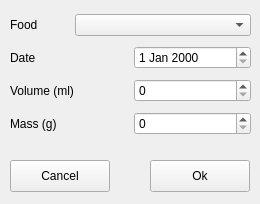
<?xml version="1.0" encoding="UTF-8"?>
<ui version="4.0">
 <class>AddEntryWidget</class>
 <widget class="QWidget" name="AddEntryWidget">
  <property name="geometry">
   <rect>
    <x>0</x>
    <y>0</y>
    <width>260</width>
    <height>204</height>
   </rect>
  </property>
  <property name="windowTitle">
   <string>Form</string>
  </property>
  <widget class="QWidget" name="verticalLayoutWidget">
   <property name="geometry">
    <rect>
     <x>10</x>
     <y>10</y>
     <width>241</width>
     <height>133</height>
    </rect>
   </property>
   <layout class="QVBoxLayout" name="verticalLayout">
    <item>
     <layout class="QHBoxLayout" name="horizontalLayout_3" stretch="1,3">
      <item>
       <widget class="QLabel" name="lblFood">
        <property name="text">
         <string>Food</string>
        </property>
       </widget>
      </item>
      <item>
       <widget class="QComboBox" name="cbFood"/>
      </item>
     </layout>
    </item>
    <item>
     <layout class="QHBoxLayout" name="horizontalLayout_4">
      <item>
       <widget class="QLabel" name="lblDate">
        <property name="text">
         <string>Date</string>
        </property>
       </widget>
      </item>
      <item>
       <widget class="QDateEdit" name="editDate"/>
      </item>
     </layout>
    </item>
    <item>
     <layout class="QHBoxLayout" name="horizontalLayout_5">
      <item>
       <widget class="QLabel" name="lblVolume">
        <property name="text">
         <string>Volume (ml)</string>
        </property>
       </widget>
      </item>
      <item>
       <widget class="QSpinBox" name="spinVolume"/>
      </item>
     </layout>
    </item>
    <item>
     <layout class="QHBoxLayout" name="horizontalLayout_2">
      <item>
       <widget class="QLabel" name="lblMass">
        <property name="text">
         <string>Mass (g)</string>
        </property>
       </widget>
      </item>
      <item>
       <widget class="QSpinBox" name="spinMass"/>
      </item>
     </layout>
    </item>
   </layout>
  </widget>
  <widget class="QPushButton" name="btnAddEdit">
   <property name="geometry">
    <rect>
     <x>150</x>
     <y>160</y>
     <width>100</width>
     <height>32</height>
    </rect>
   </property>
   <property name="text">
    <string>Ok</string>
   </property>
  </widget>
  <widget class="QPushButton" name="btnCancel">
   <property name="geometry">
    <rect>
     <x>10</x>
     <y>160</y>
     <width>100</width>
     <height>32</height>
    </rect>
   </property>
   <property name="text">
    <string>Cancel</string>
   </property>
  </widget>
 </widget>
 <resources/>
 <connections/>
</ui>
